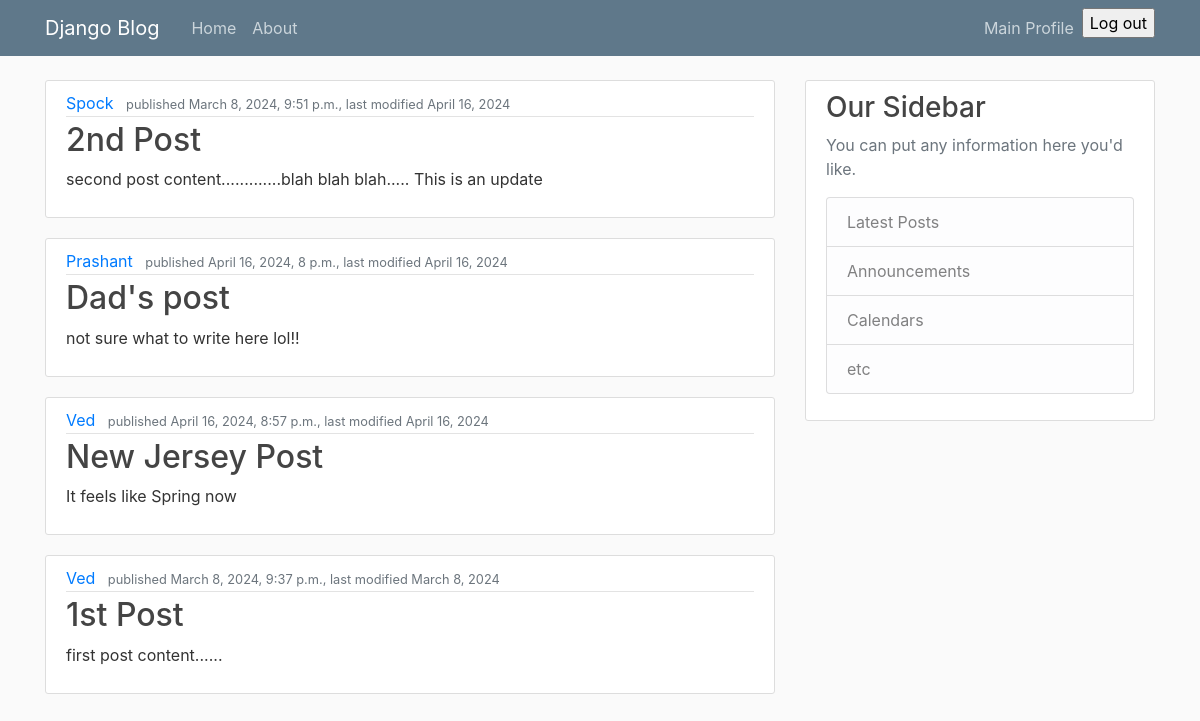
Page /blog/ (signed in) on the committed database.
### blog/models.py (models this page shows, shortened)
class Blogpost(models.Model):
    title = models.CharField(max_length=100)
    content = models.TextField()
    date_posted = models.DateTimeField(auto_now_add=True)
    last_modified = models.DateField(auto_now=True)
    author = models.ForeignKey(User, on_delete=models.CASCADE, related_name= "posts") #User is the related table (model class)

### blog/classviews.py (the view)
# urls.py: path('', classviews.BlogpostListView.as_view(), name="blog-home"),
class BlogpostListView(ListView):
    model = Blogpost #tells view which model to query
    template_name = 'blog/home.html' #overrides default template path
    context_object_name = 'posts'
    ordering = ['-last_modified'] #newest to oldest
    '''Since this inherits from ListView, it associates provided context name with the
    object list/QuerySet of Blogpost model instances (passing it in as template variable)'''

### blog/templates/blog/home.html (shortened to what this page needs)
{% extends "blog/base.html" %}
{% block content %}
    {% for post in posts %}
        <article class="media content-section">
            <div class="media-body">
            <div class="article-metadata">
                <a class="mr-2" href="#">{{ post.author.username }}</a>
                <small class="text-muted">published {{ post.date_posted }}, last modified {{ post.last_modified }} </small>
            </div>
            <h2><a class="article-title" href="#">{{ post.title }}</a></h2>
            <p class="article-content">{{ post.content }}</p>
            </div>
        </article>
    {% endfor %}
{% endblock %}

### blog/static/blog/main.css (style rules this page uses)
body { background: #fafafa; color: #333333; margin-top: 5rem; }
h1, h2, h3, h4, h5, h6 { color: #444444; }
.content-section { background: #ffffff; padding: 10px 20px; border: 1px solid #dddddd; border-radius: 3px; margin-bottom: 20px; }
.article-title { color: #444444; }
.article-content { white-space: pre-line; }
.article-metadata { padding-bottom: 1px; margin-bottom: 4px; border-bottom: 1px solid #e3e3e3 }

### rows in the picture
Blogpost: author.username "Spock", date_posted "March 8, 2024, 9:51 p.m.", last_modified "April 16, 2024", title "2nd Post", content "second post content.............blah blah blah..... This is an update"
Blogpost: author.username "Prashant", date_posted "April 16, 2024, 8 p.m.", last_modified "April 16, 2024", title "Dad's post", content "not sure what to write here lol!!"
Blogpost: author.username "Ved", date_posted "April 16, 2024, 8:57 p.m.", last_modified "April 16, 2024", title "New Jersey Post", content "It feels like Spring now"
Blogpost: author.username "Ved", date_posted "March 8, 2024, 9:37 p.m.", last_modified "March 8, 2024", title "1st Post", content "first post content......"
